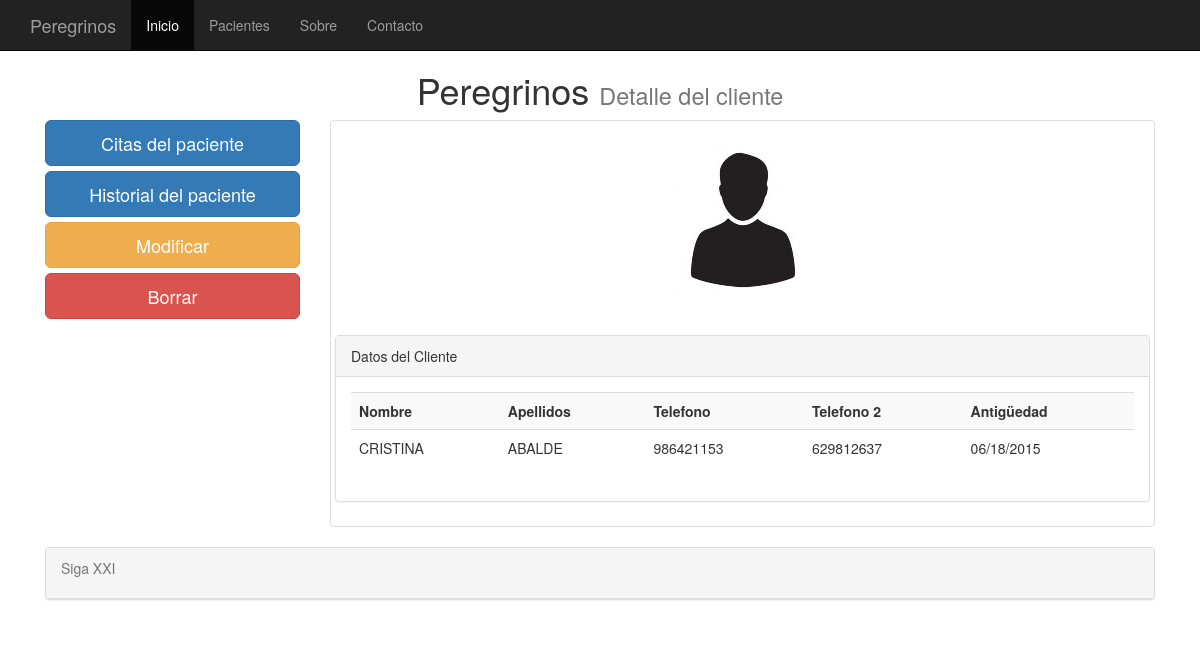
The app's page /pacientes_detalle/431/, older data.
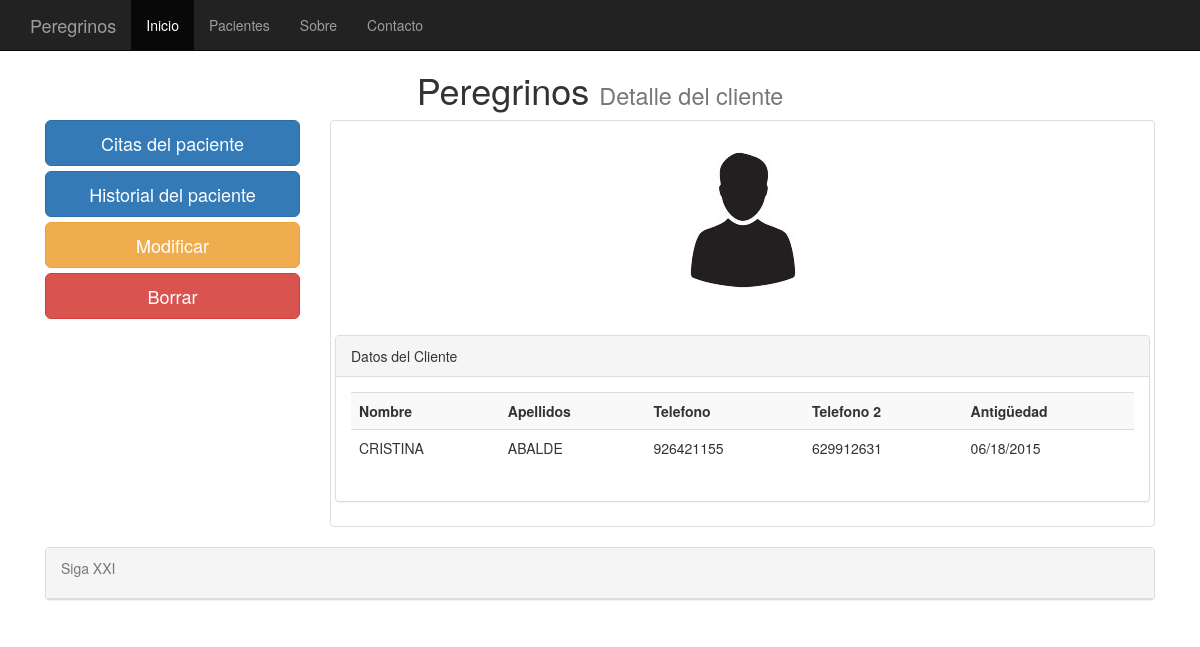
The same page, newer data.
### clinica/models.py (models this page shows, shortened)
class clientes(models.Model):
    nombre = models.CharField(max_length=75)
    apellidos = models.CharField(max_length=75)
    telefono =  models.PositiveIntegerField(null=True, blank=True)
    telefono2 = models.PositiveIntegerField(null=True, blank=True)
    antiguedad = models.DateTimeField(default=datetime.now, blank=True)
    fotografia = models.ImageField(upload_to='imagenes', blank=True)

### clinica/views.py (the view)
# urls.py: url(r'^pacientes_detalle/(?P<pk>[0-9]+)/$', DetallePacientes.as_view(), name = 'pacientes_detalle'),
class DetallePacientes(DetailView):
    model = clientes

### templates/clinica/clientes_detail.html
{% extends "base.html" %}
{%   load   staticfiles   %}
{% block elcss %}
<link   rel="stylesheet"   type="text/css"   href="{%   static  'clinica/css/pacientes_detalle.css'   %}"   />
{% endblock %}
{% block titulo %}
Detalle del cliente
{% endblock %}
{% block content %}
<row>
	<div class="col-md-3">
		<a href="/citas/{{ clientes.id }}/" class="btn btn-primary btn-lg btn-block">Citas del paciente</a>
		<a href="/historial/{{ clientes.id }}/" class="btn btn-primary btn-lg btn-block">Historial del paciente</a>
		<a href="/pacientes_editar/{{ clientes.id }}/" class="btn btn-warning btn-lg btn-block">Modificar</a>
		<a href="/pacientes_borrar/{{ clientes.id }}/" class="btn btn-danger btn-lg btn-block">Borrar</a>
	</div>
	<div class="col-md-9">
		<div class="thumbnail">
			<br />
			{% if clientes.fotografia %}
				<img src="{{ clientes.fotografia.url }}" class="img-rounded" width="150" height="200" >
			{% else %}
				<img src="/media/imagenes/user.jpg" class="img-rounded">
			{% endif %}
			<br/><br />
			<div class="panel panel-default">
				<div class="panel-heading">
					Datos del Cliente
				</div>
				<div class="panel-body">
						<table class="table table-striped">
						<th>Nombre</th>
						<th>Apellidos</th>
						<th>Telefono</th>
						<th>Telefono 2</th>
						<th>Antigüedad</td>
						<tr>
							<td>{{ clientes.nombre | capfirst}}</td>
							<td>{{ clientes.apellidos | capfirst}}</td>
							<td>{{ clientes.telefono }}</td>
							<td>{{ clientes.telefono2 }}</td>
							<td>{{ clientes.antiguedad | date:"SHORT_DATE_FORMAT" }}</td>
						</tr>
					  </table>
			  </div>
			</div>
		</div>
	</div>
</row>
{% endblock %}

### templates/base.html (shortened to what this page needs)
{%   load   staticfiles   %}
<!DOCTYPE html>
<html lang="en">
<head>
	<link href="{% static 'css/bootstrap.min.css' %}" rel="stylesheet">
{%block elcss %}{% endblock %}
</head>
<body style="padding-top:50px;">
	<nav class="navbar navbar-inverse navbar-fixed-top">
		<div class="container">
			<div class="navbar-header">
				<a class="navbar-brand" href="#">Peregrinos</a>
			</div>
			<div id="navbar" class="collapse navbar-collapse">
				<ul class="nav navbar-nav">
					<li class="active"><a href="/index">Inicio</a></li>
					<li><a href="/pacientes">Pacientes</a></li>
					<li><a href="#about">Sobre</a></li>
					<li><a href="#contact">Contacto</a></li>
				</ul>
			</div>
		</div>
	</nav>
	<div class="container">
		<row>
			<div class="col-md-12">
				<h1 class="h1 h1-primary text-center">Peregrinos <small>{% block titulo %} {%endblock %}</small></h1>
			</div>
		</row>
		{% block content %} {% endblock %}
	</div>
	<div class="container">
		<row>
			<div class="col-md-12" >
				<div class="panel panel-default">
					<div class="panel-heading">
						<p class="text-muted">Siga XXI</p>
					</div>
				</div>
			</div>
		</row>
	</div>
</body>
</html>

Row changes from the older to the newer data that the page shows:
changed clientes "CRISTINA": telefono "986421153" → "926421155"; telefono2 "629812637" → "629912631"
